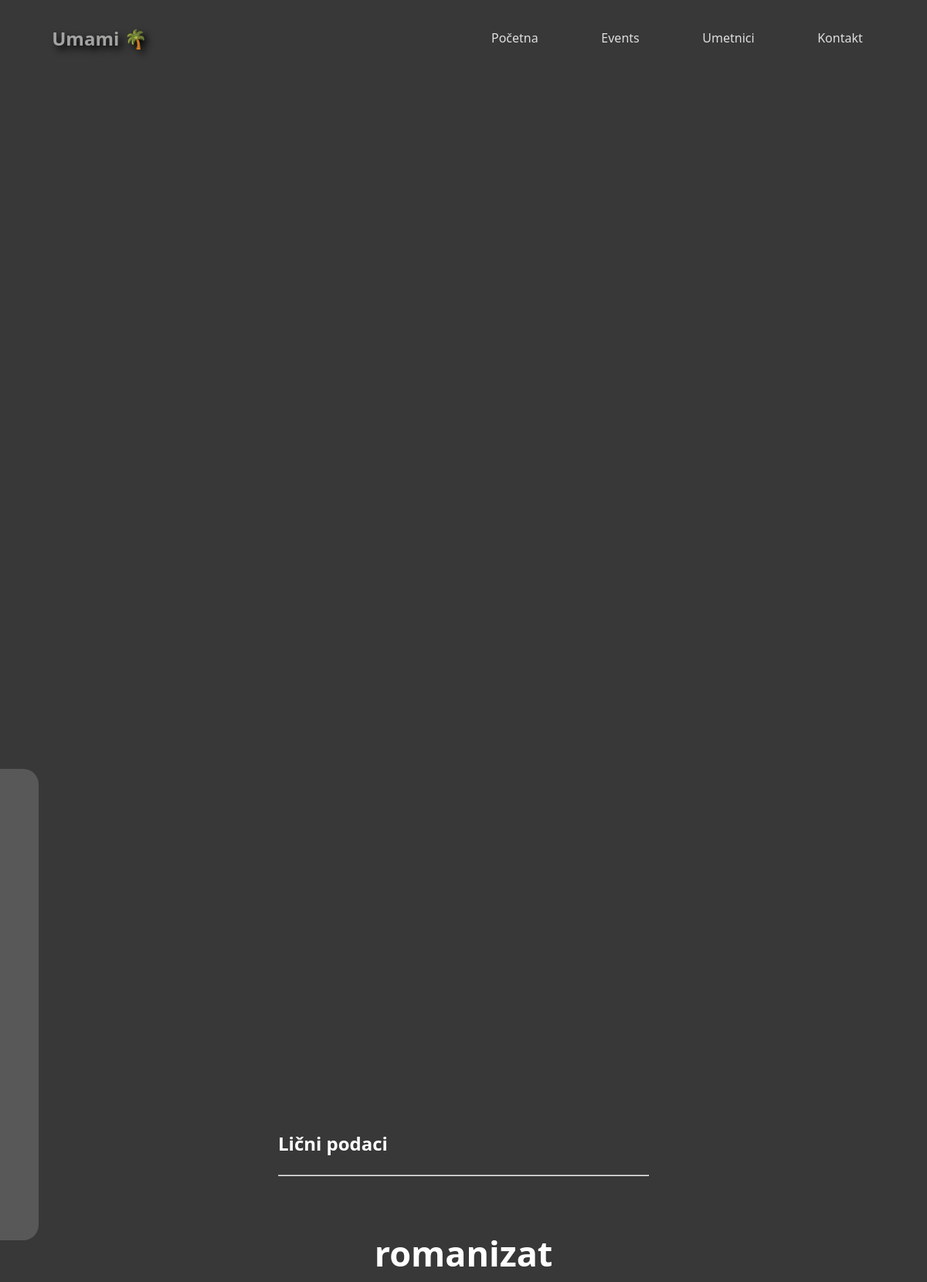
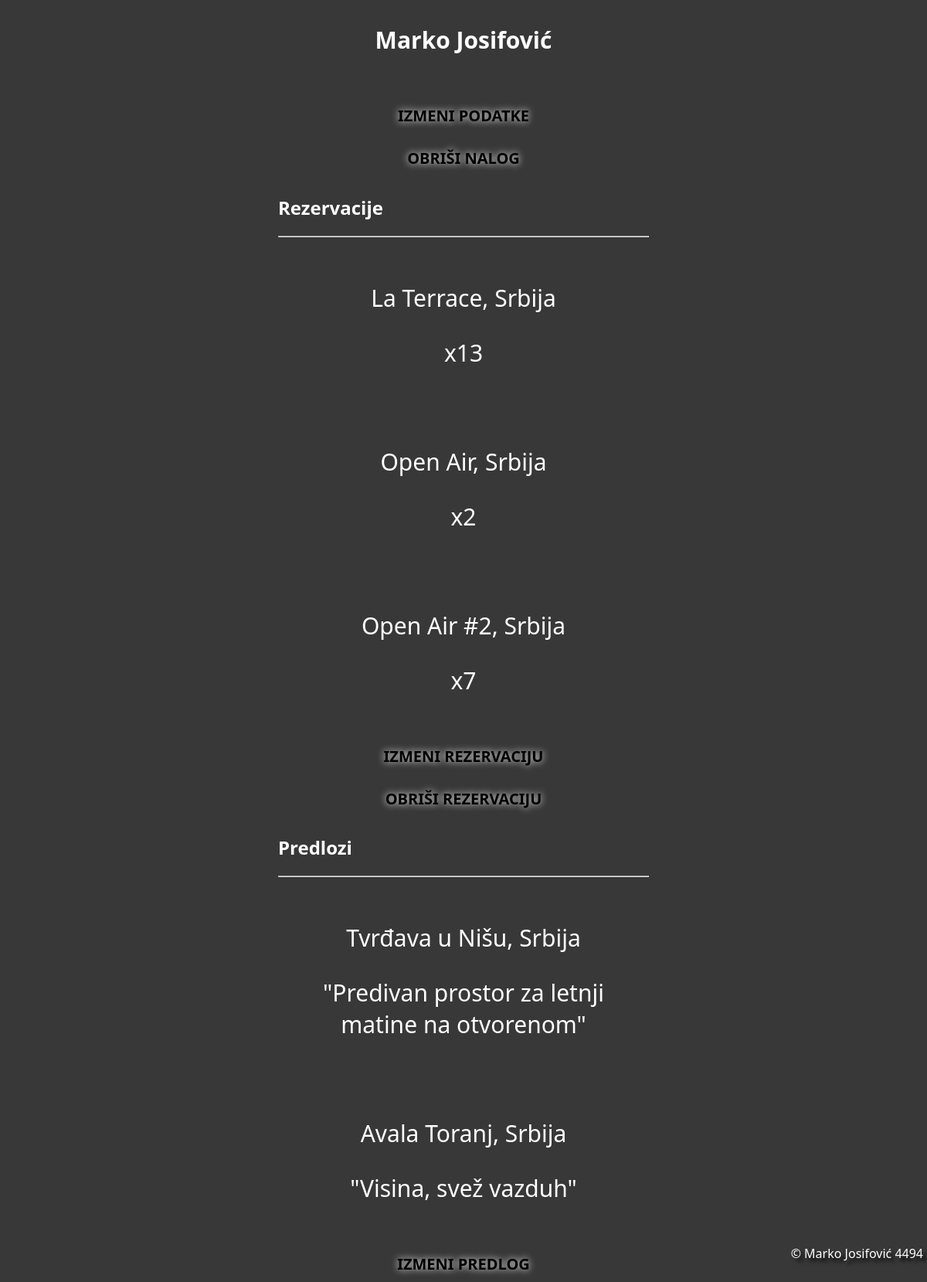
Screenshot of /profil.php (signed in) with the database file from the repository (2 pictures, top to bottom).
### tables this page shows
CREATE TABLE `korisnik` (
  `id` int(11) NOT NULL,
  `username` text NOT NULL,
  `password` text NOT NULL,
  `ime` text NOT NULL,
  `prezime` text NOT NULL,
  `admin` tinyint(4) NOT NULL
);

CREATE TABLE `rezervacije` (
  `idR` int(11) NOT NULL,
  `idEvent` int(11) NOT NULL,
  `idKorisnik` int(11) NOT NULL,
  `kolicina` int(11) NOT NULL
);

CREATE TABLE `event` (
  `id` int(11) NOT NULL,
  `naziv` text NOT NULL,
  `lokacija` text NOT NULL,
  `slikaEvent` text NOT NULL,
  `idIzvodjac` int(11) NOT NULL
);

CREATE TABLE `locationsuggest` (
  `idL` int(11) NOT NULL,
  `idKorisnik` int(11) NOT NULL,
  `mesto` text NOT NULL,
  `zasto` text NOT NULL
);

### profil.php (the view, shortened to what this page needs)
<?php
require_once("connect.php");
$username=$_SESSION['username'];
?>
<!DOCTYPE html>
<html lang="en">
<head>
    <link rel="stylesheet" href="style.css">
</head>
<body>
    <nav>
        <h1 onclick="playAudio()" ondblclick="pauseAudio()">Umami 🌴</h1>
        <ul class="nav-links">
            <li><a href="index.php">Početna</a></li>
            <li><a href="events.php">Events</a></li>
            <li><a href="umetnici.php">Umetnici</a></li>
            <li><a href="kontakt.php">Kontakt</a></li>
        </ul>
    </nav>
    <video autoplay muted loop id="bgVideo" src="resources/Pexels Videos 2759484.mp4" type="video/mp4">
    </video>
    <?php
    if (!empty($_SESSION['username'])) {
        $ime = $_SESSION['ime'];
        $string = "
      <div id=\"mySidenavB\" class=\"sidenav\">
          <p>$ime</p>
          <hr>
          <a class=\"sideA\" href=\"rezervacijaPg.php\"><img src=\"resources/12-120181_png-file-ticket-icon-svg.png\" class=\"svg\" alt=\"tickets\"></a>
          <hr>
          <a class=\"sideA\" href=\"profil.php\"><img src=\"resources/person-icon-1682.png\" class=\"svg\" alt=\"person\"></a>
          <hr>
          <a class=\"sideA\" href=\"location.php\"><img src=\"resources/Simpleicons_Places_map-marker-1.svg\" class=\"svg\" alt=\"person\"></a>";
        $admin = $_SESSION['admin'];
        if ($admin == 1) {
            $string = $string . "<hr>
          <a class=\"sideA\" href=\"adminPanel.php\">Admin Panel</a>";
        }
        $string = $string . "
      <hr>
      <a class=\"sideA\" href=\"logout.php\">Logout</a>
    </div>";
        echo $string;
    }
    ?>
    <div class="centriranje">
        <h2 id="podaci">Lični podaci</p>
        <?php
        $sql = "SELECT * FROM korisnik WHERE username='".$username."'";
        $result = $con->query($sql);
        echo "<hr>";
        $row = $result->fetch();
        $idKorisnik = $row["id"];
            echo "<div>
                    <div class='grid-item'>
                    <h2 class='li-head'>" . $row["username"] ."</h2>
                    <p class='li-sub'>" . $row["ime"] ." ". $row["prezime"] ."</p>
                    </div>
                </div>";
        ?>
        <a href="updateAcc.php" class="sideA" style="text-align: center; font-size: 20px; color: black; text-shadow: white 0px 0px 10px;">IZMENI PODATKE</a>
        <a href="deleteAcc.php" class="sideA" style="text-align: center; font-size: 20px; color: black; text-shadow: white 0px 0px 10px;">OBRIŠI NALOG</a>
        <h2 id="rezervacije">Rezervacije</h2>
        <?php
        $sql = "SELECT * FROM rezervacije r, event e WHERE r.idKorisnik='".$idKorisnik."' AND e.id=r.idEvent";
        $result = $con->query($sql);
        echo "<hr>";
        while ($row = $result->fetch()) {
            echo "<div>
                    <div class='grid-item'>
                    <p class='li-sub'>" . $row["naziv"] .", ". $row["lokacija"] ."</p>
                    <p class='li-sub'> x" . $row["kolicina"]  ."</p>
                    </div>
                </div>";
        }
        ?>
    <a href="updateRes.php" class="sideA" style="font-weight: bold; text-align: center; font-size: 20px; color: black; text-shadow: white 0px 0px 10px;">IZMENI REZERVACIJU</a>
    <a href="deleteRes.php" class="sideA" style="font-weight: bold; text-align: center; font-size: 20px; color: black; text-shadow: white 0px 0px 10px;">OBRIŠI REZERVACIJU</a>
    <h2 id="predlozi">Predlozi</h2>
        <?php
        $sql = "SELECT * FROM locationsuggest l WHERE idKorisnik='".$idKorisnik."'";
        $result = $con->query($sql);
        echo "<hr>";
        while ($row = $result->fetch()) {
            echo "<div>
                    <div class='grid-item'>
                    <p class='li-sub'>" . $row["mesto"] ."</p>
                    <p class='li-sub'>\"" . $row["zasto"]  ."\"</p>
                    </div>
                </div>";
        }
        ?>
    <a href="updateSug.php" class="sideA" style="font-weight: bold; text-align: center; font-size: 20px; color: black; text-shadow: white 0px 0px 10px;">IZMENI PREDLOG</a>
    </div>
    <footer>
        <p class="fade-in3">© Marko Josifović 4494</p>
    </footer>
</body>
</html>

### style.css (style rules this page uses)
body { font-family: 'Segoe UI'; background-color: #383838; font-weight: 100; user-select: none; color: white; }
nav { display: flex; justify-content: space-between; width: 90%; min-height: 10vh; align-items: center; margin: auto; border-radius: 40px; }
.nav-links { display: flex; justify-content: space-between; list-style: none; }
h1 { color: #a3a3a2; text-shadow: 5px 5px 10px rgb(0, 0, 0); cursor: pointer; }
.nav-links, h1 { flex: 1; }
a { display: block; color: #dfdfdf; padding: 14px 16px; text-decoration: none; border-radius: 20000px; }
.centriranje { width: 40%; height: 200px; position: absolute; left: 50%; top: 45%; margin-left: -20%; margin-top: -50px; }
.fade-in3 { opacity: 1; animation-name: fadeInOpacity; animation-timing-function: ease-in; animation-duration: 6s; }
footer { position: fixed; bottom: 10px; right: 5px; text-shadow: 5px 5px 5px rgb(0, 0, 0); }
#bgVideo { position: fixed; z-index: -1; right: 0; bottom: 0; filter: grayscale(60%); }
#mySidenavB { background-color: #585858; position: absolute; text-align: center; top: 30%; left: -80px; transition: 0.3s; padding: 15px; width: 100px; height: 580px; text-decoration: none; font-size: 20px; color: white; border-radius: 0 20px 20px 0; }
.grid-item { padding: 20px; font-size: 30px; text-align: center; }

### rows the page displays
korisnik: username "romanizat", ime "Marko", prezime "Josifović"
rezervacije: idEvent.naziv "La Terrace", idEvent.lokacija "Srbija", kolicina "13"
rezervacije: idEvent.naziv "Open Air", idEvent.lokacija "Srbija", kolicina "2"
rezervacije: idEvent.naziv "Open Air #2", idEvent.lokacija "Srbija", kolicina "7"
locationsuggest: mesto "Tvrđava u Nišu, Srbija", zasto "Predivan prostor za letnji matine na otvorenom"
locationsuggest: mesto "Avala Toranj, Srbija", zasto "Visina, svež vazduh"
